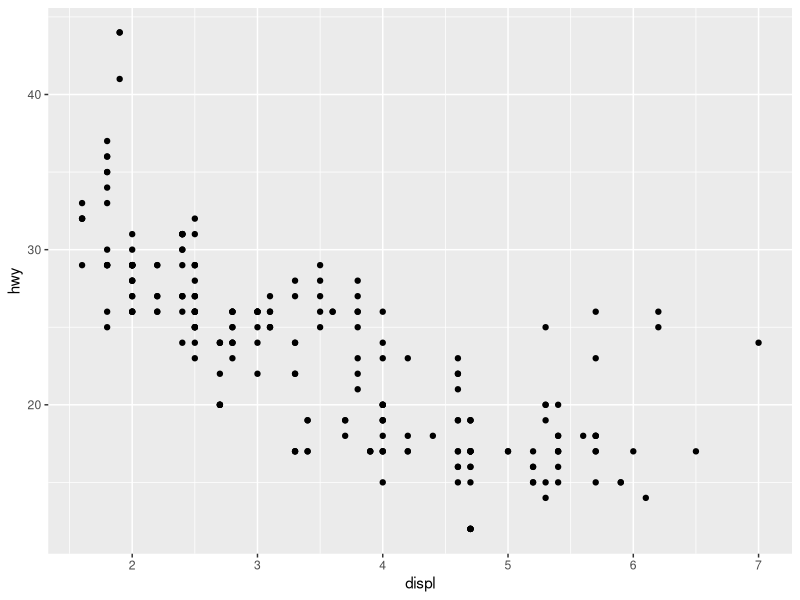
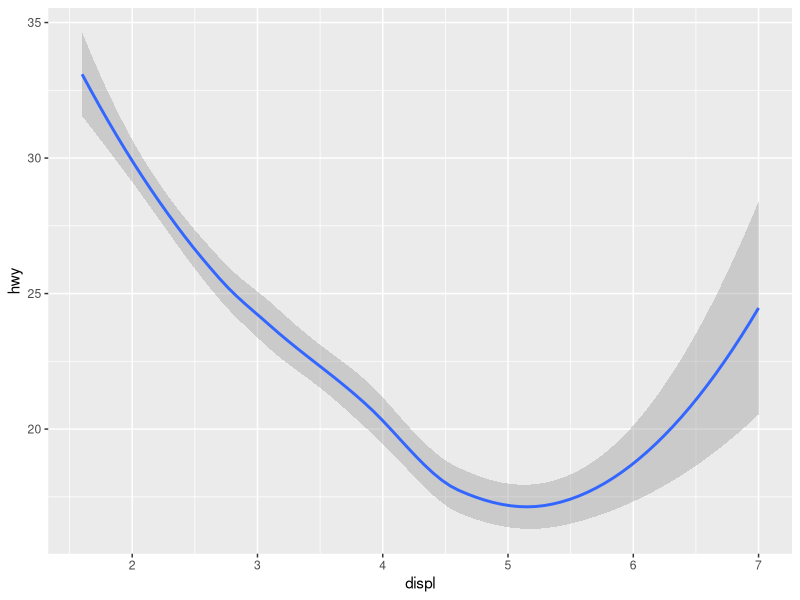
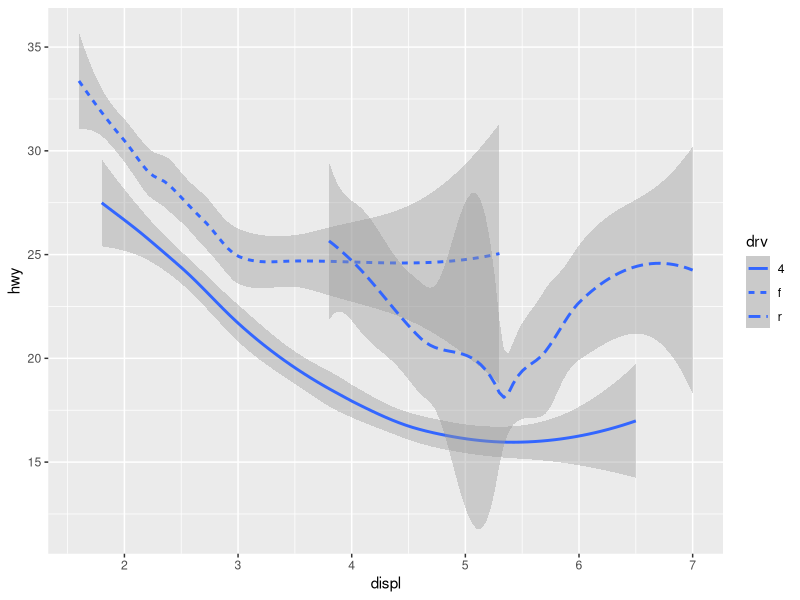
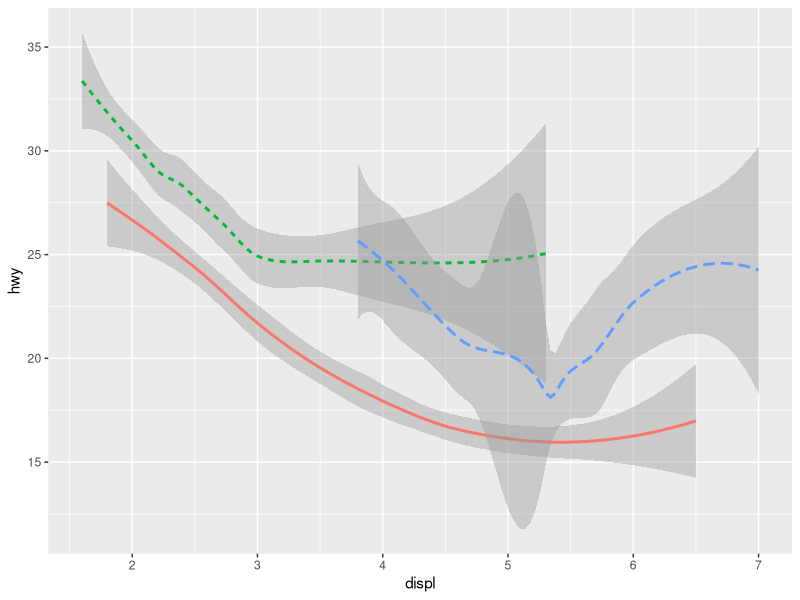
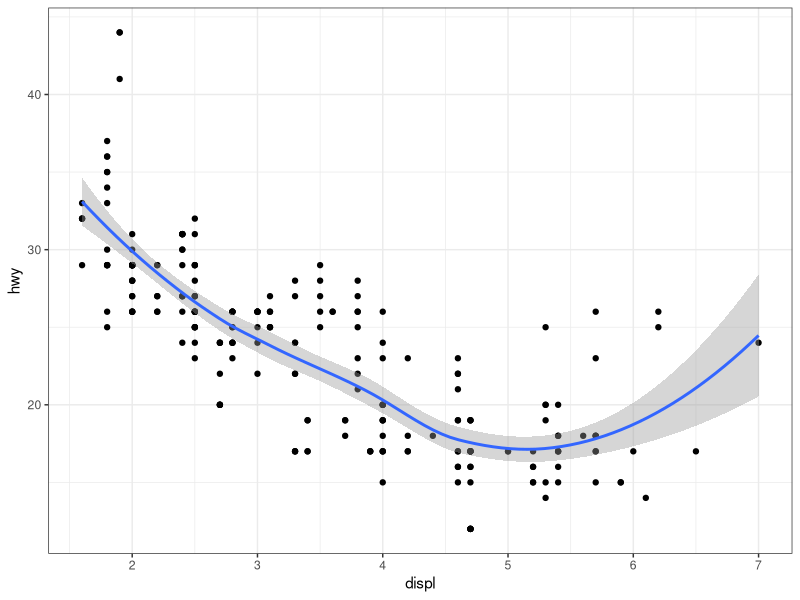
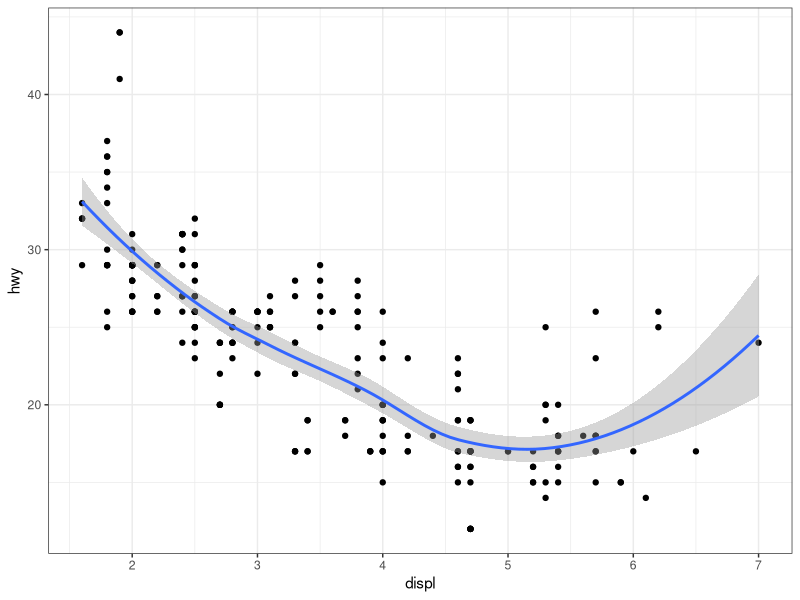
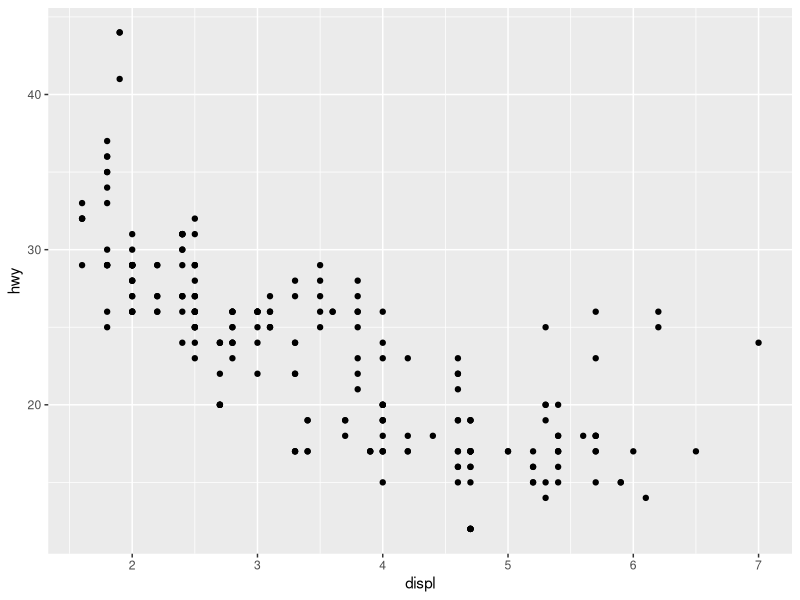
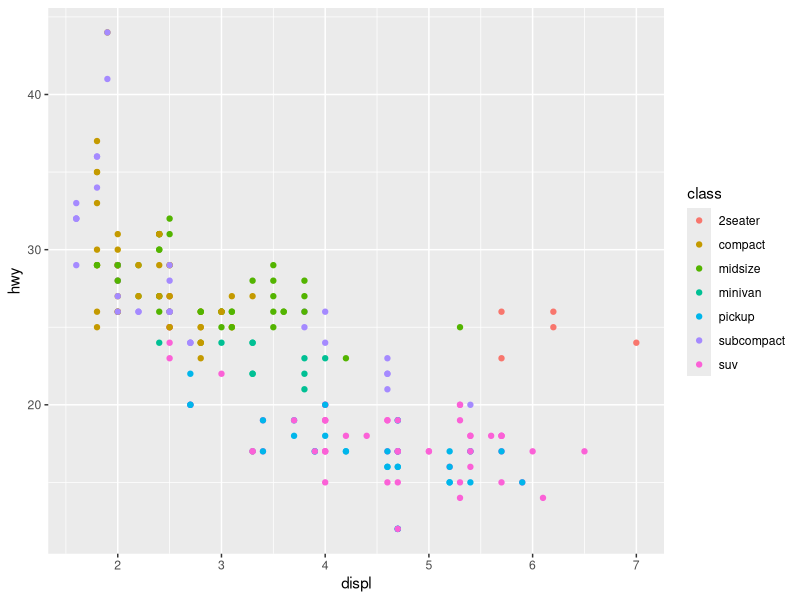

These figures' R source, in order:
setwd('C:/Users/Sky/Documents/R/win-library/3.4')

## Basic R Review Chapter 3

library(tidyverse)

p1 <- ggplot(data = mpg) + 
  ## Mapping argument: Defines how variables in your ds are mapped to visual properties
  geom_point(mapping = aes(x = displ, y = hwy))

## This looks the same w/o the mapping argument
p2 <- ggplot(data = mpg, aes(x = displ, y = hwy)) +
  geom_point()

## Aesthetic mappings

p3 <- ggplot(data = mpg) +
  geom_point(mapping = aes(x = displ, y = hwy, color = class))

p4 <- ggplot(data = mpg) + 
  geom_point(mapping = aes(x = displ, y = hwy, size = class))

p5 <- ggplot(data = mpg) + 
  geom_point(mapping = aes(x = displ, y = hwy, alpha = class))

p6 <- ggplot(data = mpg) + 
  geom_point(mapping = aes(x = displ, y = hwy, shape = class))

## Facets

p7 <- ggplot(data = mpg) + 
  geom_point(mapping = aes(x = displ, y = hwy)) + 
  facet_wrap(~ class, nrow = 2)

p8 <- ggplot(data = mpg) + 
  geom_point(mapping = aes(x = displ, y = hwy)) + 
  facet_grid(drv ~ cyl)

p9 <- ggplot(data = mpg) + 
  geom_point(mapping = aes(x = displ, y = hwy)) + 
  facet_grid(. ~ cyl)

## Creating smooth lines (LOESS)

p10 <- ggplot(data = mpg) + 
  geom_smooth(mapping = aes(x = displ, y = hwy))

## Split LOESS line by drv values (3 total)
p11 <- ggplot(data = mpg) + 
  geom_smooth(mapping = aes(x = displ, y = hwy, linetype = drv))

p12 <- ggplot(data = mpg) +
  geom_smooth(mapping = aes(x = displ,y = hwy, linetype = drv, color = drv)
              , show.legend = FALSE)

p13 <- ggplot(data = mpg) +
  geom_point(mapping = aes(x = displ, y = hwy)) + 
  geom_smooth(mapping = aes(x = displ, y = hwy)) +
  theme_bw()

## p13 = p14
p14 <- ggplot(data = mpg, mapping = aes(x = displ, y = hwy)) + 
  geom_point() + 
  geom_smooth() +
  theme_bw()
